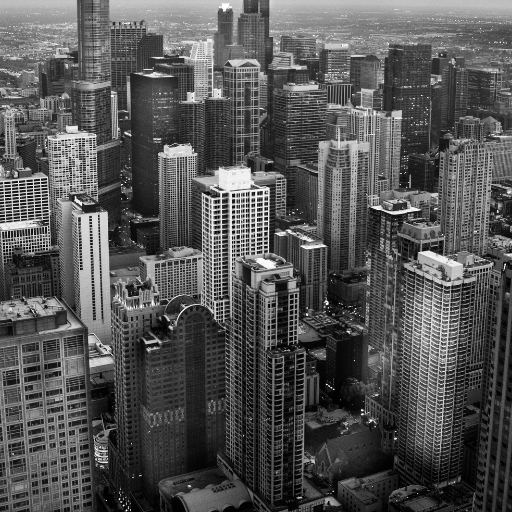
%> input picture Laboratorio 8/chicago.png, 512 x 512 px
$ octave interpolacion.m   (GNU Octave 9; MATLAB toolbox functions it lacks are replaced by stand-ins)
%> lines starting %> are read from the running program, lines starting %| are printed output that depends on the picture
close all

%% reducir el tamaño de una imagen
img=imread('chicago.png');
%> img is the input picture: size 512x512 uint8; min 0, max 255, mean 84.9
img=img(1:500,1:500);
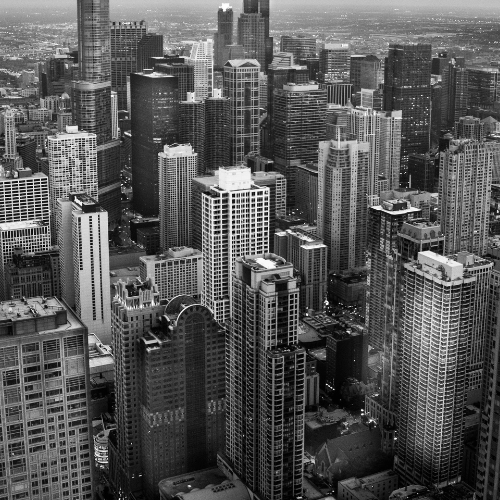
%> img: size 500x500 uint8; min 0, max 255, mean 86.2
J = zeros(100,100,'uint8');
for i=1:100
    for j=1:100
        J(i,j) = img(5*i,5*j);
    end
end
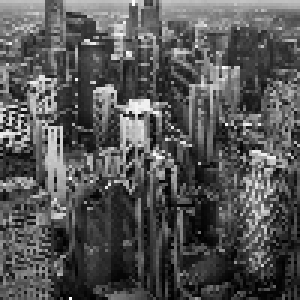
%> J: size 100x100 uint8 (shown 3 times larger); min 1, max 255, mean 85.4
figure,
subplot(1,2,1),imshow(img), title('original');
subplot(1,2,1),imshow(J), title('500x500 > 100x100');

%% Métodos para aumentar tamaño de imagen
img=imread('onerice.bmp');
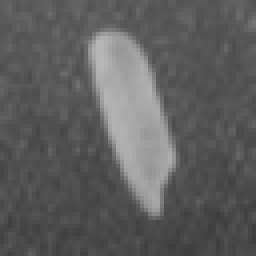
%> input picture Laboratorio 8/onerice.bmp, 64 x 64 px (shown 4 times larger)
%> img is the input picture: size 64x64 uint8; min 59, max 183, mean 94.1
[N,M]=size(img);
%> N = 64; M = 64

% vecino más cercano
J1=imresize(img,2,'nearest');

% interpolacion bilineal
J2=imresize(img,2,'bilinear');

% interpolacion bicubica
J3=imresize(img,2,'bicubic');

figure,
subplot(2,2,1), imshow(img), axis on, title('original 64x64')
subplot(2,2,2), imshow(J1), axis on, title('128x128 (pixel más cercano)');
subplot(2,2,3), imshow(J2), axis on, title('128x128 (interpolación bilineal)');
subplot(2,2,4), imshow(J3), axis on, title('128x128 (interpolación bicubica)');
